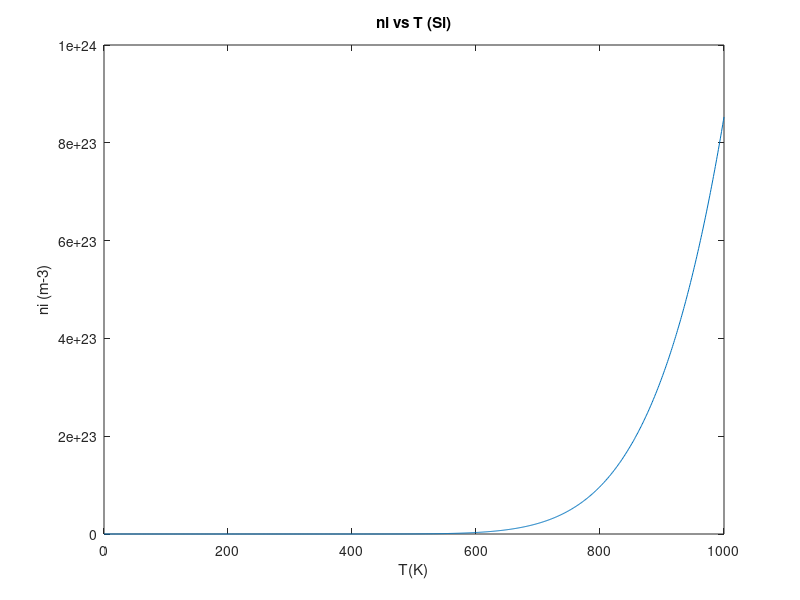

The MATLAB source for this figure:
% Grafica de ni vs T para Silicio.
% Gerardo Flores Jeronimo.
% 02 de Mayo de 2017.
% https://ecee.colorado.edu/~bart/book/eband5.htm
clc, clear
k = 1.3806e-23; % J/K
h = 6.626e-34; % J-s
mo = 9.11e-31; % kg
me = 1.08*mo; % kg
mh = 0.81*mo; % kg
Eg_o = 1.166; % eV
alpha = 4.73e-4; % eV/K
beta = 636; % K
v_T = [];
v_ni = [];
v_Eg = [];

for T = 0:1000
    Eg = Eg_o - (alpha*T^2)/(T + beta); % eV
    q = 1.602e-19; % J/eV
    Nc = 2*(2*pi()*me*k*T/(h^2))^(3/2); % m-3
    Nv = 2*(2*pi()*mh*k*T/(h^2))^(3/2); % m-3
    ni = sqrt(Nc * Nv) * exp(-Eg*q/(2*k*T)); % m-3
    v_T = [v_T;T];
    v_ni = [v_ni;ni];
    v_Eg = [v_Eg;Eg];
end

tab = horzcat(v_T, v_ni);
plot(tab(:,1),tab(:,2),'-','markersize',2)
title('ni vs T (Si)')
xlabel('T(K)')
ylabel('ni (m-3)')
